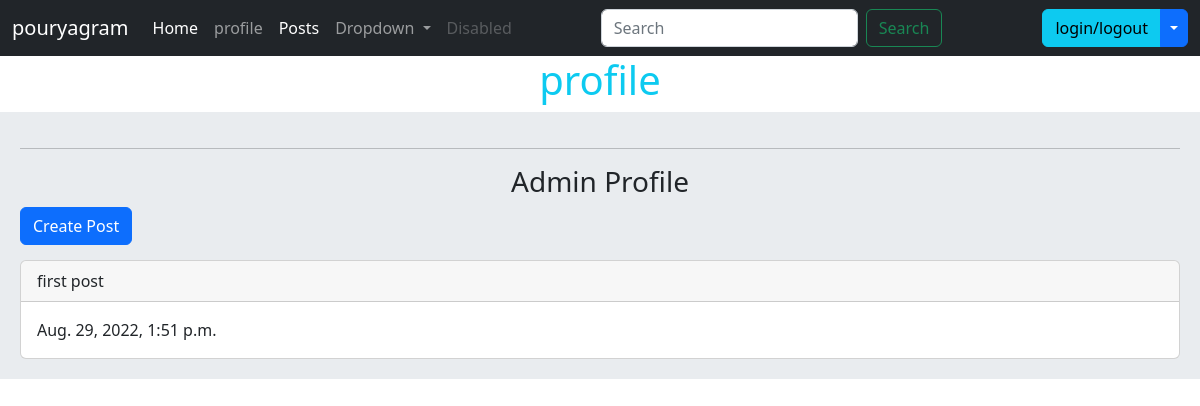
Before: /account/profile/2/ (signed in) with the older database file.
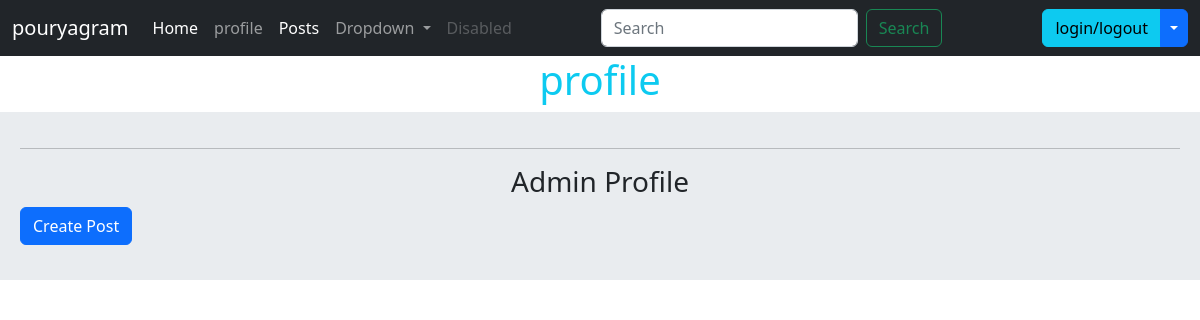
After: the same page with the newer database file.
### post/models.py (models this page shows, shortened)
class Post(models.Model):
    user = models.ForeignKey(User, on_delete=models.CASCADE)
    title = models.CharField(max_length=100)
    slug = models.SlugField(max_length=100)
    caption = models.TextField()
    created = models.DateTimeField(auto_now_add=True)
    updated = models.DateTimeField(auto_now=True)
    is_puplished = models.BooleanField(default=False)
    image = models.OneToOneField(Image, on_delete=models.CASCADE)

### account/views.py (the view)
# urls.py: path('profile/<int:user_id>/', UserProfileView.as_view(), name='profile')
class UserProfileView(LoginRequiredMixin, View):
    def get(self, request, user_id):
        user = User.objects.get(id=user_id)
        posts = Post.objects.filter(user=user)
        context = {
            'web_user': user,
            'posts': posts
        }
        return render(request, 'account/profile.html', context)

### account/templates/account/profile.html (shortened to what this page needs)
{% extends 'base.html' %}
{% block page_name %}
    <h1>
        <center class="text-info"> profile</center>
    </h1>{% endblock %}
{% block content %}
    <hr>
    <h3>
        <center> {{ web_user.username|capfirst }} Profile</center>
    </h3>
    {% if request.user.id == web_user.id or request.user.is_superuser %}
        <a style="margin-bottom: 15px;" href="{% url 'post:create-post' %}" class="btn btn-primary"> Create Post </a>
    {% endif %}
    {% for post in posts %}
        <div class="card">
        <div class="card-header">
            {{ post.title }}
        </div>
        <div class="card-body">
            {{ post.created }}
        </div>
    {% endfor %}
</div>
{% endblock %}

### templates/base.html (shortened to what this page needs)
<!DOCTYPE html>
<html lang="en">
<head>
    {% include 'inc/my_bst.html' %}
</head>
<body>
{% include 'inc/navbar.html' %}
{% block page_name %}{% endblock %}
<div class="jumbotron">
    {% block content %}
    {% endblock %}
</div>
</body>
</html>

### templates/inc/my_bst.html (shortened to what this page needs)
<link href="https://cdn.jsdelivr.net/npm/bootstrap@5.2.0/dist/css/bootstrap.min.css" rel="stylesheet"
>

### templates/inc/navbar.html (shortened to what this page needs)
<nav class="navbar navbar-expand-lg bg-dark navbar-dark">
    <div class="container-fluid">
        <a class="navbar-brand" href="{% url 'home:home' %}">pouryagram</a>
        <div class="collapse navbar-collapse" id="navbarSupportedContent">
            <ul class="navbar-nav me-auto mb-2 mb-lg-0">
                <li class="nav-item">
                    <a class="nav-link active" aria-current="page" href="{% url 'home:home' %}">Home</a>
                </li>
                <li class="nav-item">
                    {% if request.user.is_authenticated %}
                        <a class="nav-link" href="{% url 'account:profile' request.user.id %}">profile</a>
                    {% endif %}
                </li>
                <li class="nav-item">
                    <a class="nav-link active" aria-current="page" href="{% url 'post:all-post' %}">Posts</a>
                </li>
                <li class="nav-item dropdown">
                    <a class="nav-link dropdown-toggle" href="#" role="button" data-bs-toggle="dropdown"
                       aria-expanded="false">
                        Dropdown
                    </a>
                </li>
                <li class="nav-item">
                    <a class="nav-link disabled">Disabled</a>
                </li>
            </ul>
            <form class="d-flex" role="search">
                <input class="form-control me-2" type="search" placeholder="Search" aria-label="Search">
                <button class="btn btn-outline-success" style="margin-right: 100px;" type="submit">Search</button>
            </form>
            <div class="btn-group">
                <button type="button" class="btn btn-info">login/logout</button>
                <button type="button" class="btn btn-primary dropdown-toggle dropdown-toggle-split"
                        data-bs-toggle="dropdown" aria-expanded="false">
                </button>
            </div>
        </div>
    </div>
</nav>

### templates/base.html (style rules this page uses)
.jumbotron { padding: 20px; margin-bottom: 20px; background-color: #e9ecef; }

Changed rows visible on the page:
removed Post: title "first post", created "Aug. 29, 2022, 1:51 p.m."
